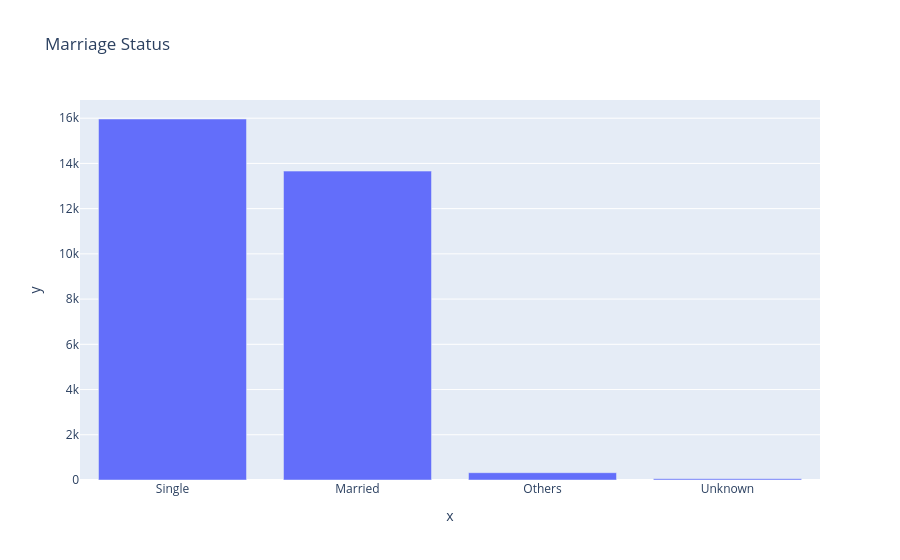

The notebook cell saved with this chart:
### Code cell
marriage = df["MARRIAGE"].replace({
    1: "Married",
    2: "Single",
    3: "Others",
    0: "Unknown"
})

fig = px.bar(
    x=marriage.value_counts().index,
    y=marriage.value_counts().values,
    title="Marriage Status"
)

fig.show()

### Figure 1 — Plotly figure (JSON) as saved in the notebook; plotly's stock layout.template omitted (floating-point values rounded to 4 significant figures)
{"data": [{"hovertemplate": "x=%{x}<br>y=%{y}<extra></extra>", "legendgroup": "", "marker": {"color": "#636efa", "pattern": {"shape": ""}}, "name": "", "orientation": "v", "showlegend": false, "textposition": "auto", "type": "bar", "x": ["Single", "Married", "Others", "Unknown"], "xaxis": "x", "y": [15964, 13659, 323, 54], "yaxis": "y"}], "layout": {"barmode": "relative", "legend": {"tracegroupgap": 0}, "title": {"text": "Marriage Status"}, "xaxis": {"anchor": "y", "domain": [0, 1], "title": {"text": "x"}}, "yaxis": {"anchor": "x", "domain": [0, 1], "title": {"text": "y"}}}}
